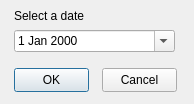
<?xml version="1.0" encoding="UTF-8"?>
<ui version="4.0">
 <class>DialogDate</class>
 <widget class="QDialog" name="DialogDate">
  <property name="geometry">
   <rect>
    <x>0</x>
    <y>0</y>
    <width>194</width>
    <height>104</height>
   </rect>
  </property>
  <property name="windowTitle">
   <string>Fetch a date</string>
  </property>
  <widget class="QDateEdit" name="editDate">
   <property name="geometry">
    <rect>
     <x>14</x>
     <y>30</y>
     <width>161</width>
     <height>22</height>
    </rect>
   </property>
   <property name="calendarPopup">
    <bool>true</bool>
   </property>
  </widget>
  <widget class="QPushButton" name="buttonOk">
   <property name="geometry">
    <rect>
     <x>14</x>
     <y>68</y>
     <width>75</width>
     <height>24</height>
    </rect>
   </property>
   <property name="text">
    <string>OK</string>
   </property>
  </widget>
  <widget class="QPushButton" name="buttonCancel">
   <property name="geometry">
    <rect>
     <x>102</x>
     <y>68</y>
     <width>75</width>
     <height>24</height>
    </rect>
   </property>
   <property name="text">
    <string>Cancel</string>
   </property>
  </widget>
  <widget class="QLabel" name="labelPrompt">
   <property name="geometry">
    <rect>
     <x>14</x>
     <y>8</y>
     <width>159</width>
     <height>16</height>
    </rect>
   </property>
   <property name="text">
    <string>Select a date</string>
   </property>
  </widget>
 </widget>
 <resources/>
 <connections/>
</ui>
